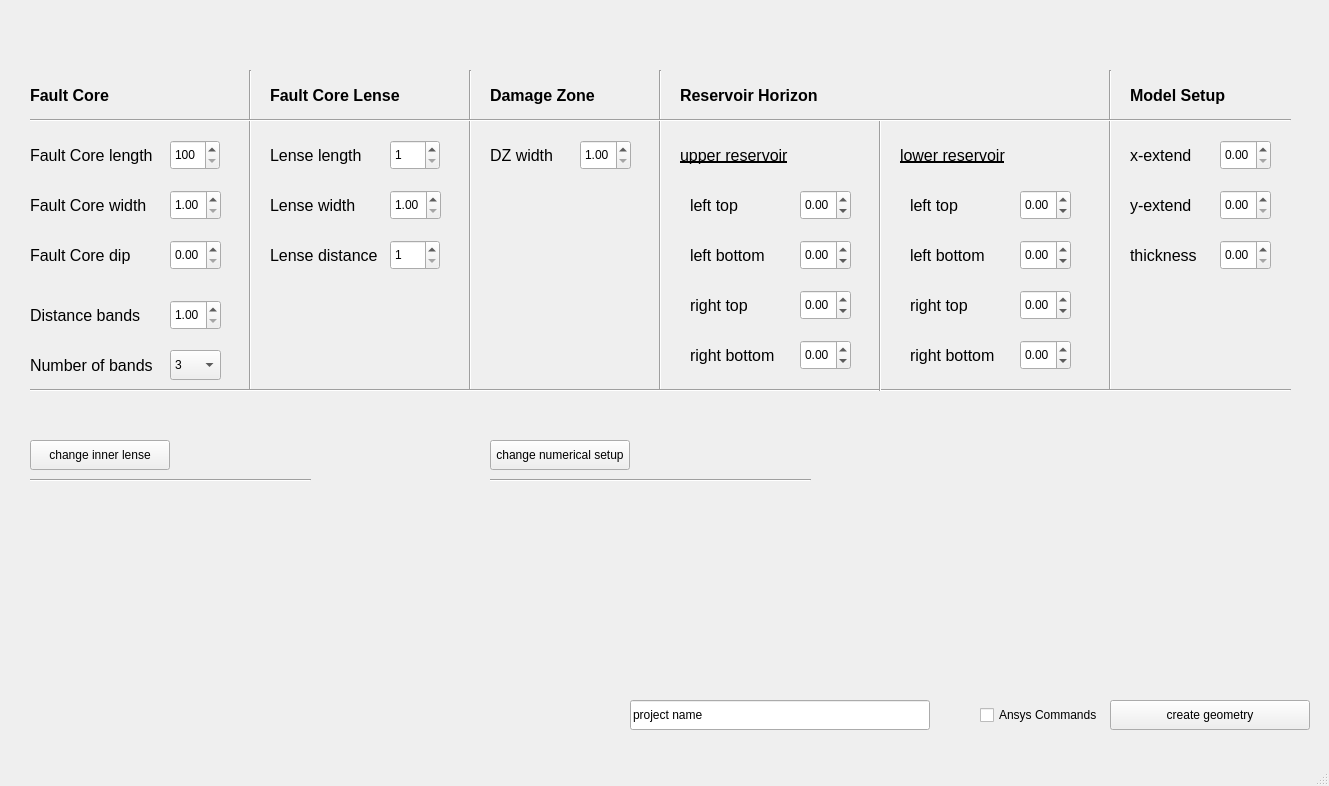
<?xml version="1.0" encoding="UTF-8"?>
<ui version="4.0">
 <class>MainWindow</class>
 <widget class="QMainWindow" name="MainWindow">
  <property name="geometry">
   <rect>
    <x>0</x>
    <y>0</y>
    <width>1329</width>
    <height>786</height>
   </rect>
  </property>
  <property name="windowTitle">
   <string>MainWindow</string>
  </property>
  <widget class="QWidget" name="centralwidget">
   <widget class="QLineEdit" name="project_name">
    <property name="geometry">
     <rect>
      <x>630</x>
      <y>700</y>
      <width>300</width>
      <height>30</height>
     </rect>
    </property>
    <property name="text">
     <string>project name</string>
    </property>
   </widget>
   <widget class="QPushButton" name="pb_select">
    <property name="geometry">
     <rect>
      <x>1110</x>
      <y>700</y>
      <width>200</width>
      <height>30</height>
     </rect>
    </property>
    <property name="text">
     <string>create geometry</string>
    </property>
   </widget>
   <widget class="QLabel" name="label_12">
    <property name="geometry">
     <rect>
      <x>30</x>
      <y>140</y>
      <width>131</width>
      <height>30</height>
     </rect>
    </property>
    <property name="font">
     <font>
      <pointsize>12</pointsize>
     </font>
    </property>
    <property name="text">
     <string>Fault Core length</string>
    </property>
   </widget>
   <widget class="Line" name="line_10">
    <property name="geometry">
     <rect>
      <x>490</x>
      <y>470</y>
      <width>321</width>
      <height>20</height>
     </rect>
    </property>
    <property name="orientation">
     <enum>Qt::Horizontal</enum>
    </property>
   </widget>
   <widget class="QLabel" name="label_45">
    <property name="geometry">
     <rect>
      <x>690</x>
      <y>340</y>
      <width>91</width>
      <height>30</height>
     </rect>
    </property>
    <property name="font">
     <font>
      <pointsize>12</pointsize>
     </font>
    </property>
    <property name="text">
     <string>right bottom</string>
    </property>
   </widget>
   <widget class="Line" name="line_3">
    <property name="geometry">
     <rect>
      <x>240</x>
      <y>70</y>
      <width>20</width>
      <height>321</height>
     </rect>
    </property>
    <property name="orientation">
     <enum>Qt::Vertical</enum>
    </property>
   </widget>
   <widget class="QDoubleSpinBox" name="res_up_right_bottom">
    <property name="geometry">
     <rect>
      <x>1020</x>
      <y>240</y>
      <width>51</width>
      <height>30</height>
     </rect>
    </property>
    <property name="decimals">
     <number>2</number>
    </property>
    <property name="minimum">
     <double>-100000.000000000000000</double>
    </property>
    <property name="maximum">
     <double>100000.000000000000000</double>
    </property>
    <property name="singleStep">
     <double>0.000000000000000</double>
    </property>
   </widget>
   <widget class="QDoubleSpinBox" name="res_low_left_bottom">
    <property name="geometry">
     <rect>
      <x>800</x>
      <y>340</y>
      <width>51</width>
      <height>30</height>
     </rect>
    </property>
    <property name="decimals">
     <number>2</number>
    </property>
    <property name="minimum">
     <double>-100000.000000000000000</double>
    </property>
    <property name="maximum">
     <double>100000.000000000000000</double>
    </property>
    <property name="singleStep">
     <double>0.000000000000000</double>
    </property>
   </widget>
   <widget class="QLabel" name="label_36">
    <property name="geometry">
     <rect>
      <x>910</x>
      <y>190</y>
      <width>71</width>
      <height>30</height>
     </rect>
    </property>
    <property name="font">
     <font>
      <pointsize>12</pointsize>
     </font>
    </property>
    <property name="text">
     <string>left top</string>
    </property>
   </widget>
   <widget class="QLabel" name="label_27">
    <property name="geometry">
     <rect>
      <x>1130</x>
      <y>190</y>
      <width>91</width>
      <height>30</height>
     </rect>
    </property>
    <property name="font">
     <font>
      <pointsize>12</pointsize>
     </font>
    </property>
    <property name="text">
     <string>y-extend</string>
    </property>
   </widget>
   <widget class="Line" name="line_4">
    <property name="geometry">
     <rect>
      <x>460</x>
      <y>70</y>
      <width>20</width>
      <height>321</height>
     </rect>
    </property>
    <property name="orientation">
     <enum>Qt::Vertical</enum>
    </property>
   </widget>
   <widget class="Line" name="line_9">
    <property name="geometry">
     <rect>
      <x>30</x>
      <y>470</y>
      <width>281</width>
      <height>20</height>
     </rect>
    </property>
    <property name="orientation">
     <enum>Qt::Horizontal</enum>
    </property>
   </widget>
   <widget class="QDoubleSpinBox" name="res_up_left_top">
    <property name="geometry">
     <rect>
      <x>800</x>
      <y>190</y>
      <width>51</width>
      <height>30</height>
     </rect>
    </property>
    <property name="decimals">
     <number>2</number>
    </property>
    <property name="minimum">
     <double>-100000.000000000000000</double>
    </property>
    <property name="maximum">
     <double>100000.000000000000000</double>
    </property>
    <property name="singleStep">
     <double>0.000000000000000</double>
    </property>
   </widget>
   <widget class="QLabel" name="label_34">
    <property name="geometry">
     <rect>
      <x>910</x>
      <y>340</y>
      <width>91</width>
      <height>30</height>
     </rect>
    </property>
    <property name="font">
     <font>
      <pointsize>12</pointsize>
     </font>
    </property>
    <property name="text">
     <string>right bottom</string>
    </property>
   </widget>
   <widget class="QDoubleSpinBox" name="fc_width">
    <property name="geometry">
     <rect>
      <x>170</x>
      <y>190</y>
      <width>51</width>
      <height>30</height>
     </rect>
    </property>
    <property name="decimals">
     <number>2</number>
    </property>
    <property name="minimum">
     <double>1.000000000000000</double>
    </property>
    <property name="maximum">
     <double>50.000000000000000</double>
    </property>
   </widget>
   <widget class="QSpinBox" name="fc_lense_length">
    <property name="geometry">
     <rect>
      <x>390</x>
      <y>140</y>
      <width>50</width>
      <height>30</height>
     </rect>
    </property>
    <property name="minimum">
     <number>1</number>
    </property>
    <property name="maximum">
     <number>100</number>
    </property>
    <property name="value">
     <number>1</number>
    </property>
   </widget>
   <widget class="QLabel" name="label_29">
    <property name="geometry">
     <rect>
      <x>900</x>
      <y>140</y>
      <width>121</width>
      <height>30</height>
     </rect>
    </property>
    <property name="font">
     <font>
      <pointsize>12</pointsize>
      <underline>true</underline>
     </font>
    </property>
    <property name="text">
     <string>lower reservoir</string>
    </property>
   </widget>
   <widget class="QLabel" name="label_26">
    <property name="geometry">
     <rect>
      <x>30</x>
      <y>300</y>
      <width>121</width>
      <height>30</height>
     </rect>
    </property>
    <property name="font">
     <font>
      <pointsize>12</pointsize>
     </font>
    </property>
    <property name="text">
     <string>Distance bands</string>
    </property>
   </widget>
   <widget class="QLabel" name="label_33">
    <property name="geometry">
     <rect>
      <x>690</x>
      <y>290</y>
      <width>71</width>
      <height>30</height>
     </rect>
    </property>
    <property name="font">
     <font>
      <pointsize>12</pointsize>
     </font>
    </property>
    <property name="text">
     <string>right top</string>
    </property>
   </widget>
   <widget class="Line" name="line_6">
    <property name="geometry">
     <rect>
      <x>1100</x>
      <y>70</y>
      <width>20</width>
      <height>321</height>
     </rect>
    </property>
    <property name="orientation">
     <enum>Qt::Vertical</enum>
    </property>
   </widget>
   <widget class="QDoubleSpinBox" name="fc_dist_bands">
    <property name="geometry">
     <rect>
      <x>170</x>
      <y>300</y>
      <width>51</width>
      <height>30</height>
     </rect>
    </property>
    <property name="decimals">
     <number>2</number>
    </property>
    <property name="minimum">
     <double>1.000000000000000</double>
    </property>
    <property name="maximum">
     <double>100.000000000000000</double>
    </property>
   </widget>
   <widget class="QDoubleSpinBox" name="res_low_right_top">
    <property name="geometry">
     <rect>
      <x>1020</x>
      <y>290</y>
      <width>51</width>
      <height>30</height>
     </rect>
    </property>
    <property name="decimals">
     <number>2</number>
    </property>
    <property name="minimum">
     <double>-100000.000000000000000</double>
    </property>
    <property name="maximum">
     <double>100000.000000000000000</double>
    </property>
    <property name="singleStep">
     <double>0.000000000000000</double>
    </property>
   </widget>
   <widget class="QDoubleSpinBox" name="res_low_left_top">
    <property name="geometry">
     <rect>
      <x>800</x>
      <y>290</y>
      <width>51</width>
      <height>30</height>
     </rect>
    </property>
    <property name="decimals">
     <number>2</number>
    </property>
    <property name="minimum">
     <double>-100000.000000000000000</double>
    </property>
    <property name="maximum">
     <double>100000.000000000000000</double>
    </property>
    <property name="singleStep">
     <double>0.000000000000000</double>
    </property>
   </widget>
   <widget class="QDoubleSpinBox" name="res_low_right_bottom">
    <property name="geometry">
     <rect>
      <x>1020</x>
      <y>340</y>
      <width>51</width>
      <height>30</height>
     </rect>
    </property>
    <property name="decimals">
     <number>2</number>
    </property>
    <property name="minimum">
     <double>-100000.000000000000000</double>
    </property>
    <property name="maximum">
     <double>100000.000000000000000</double>
    </property>
    <property name="singleStep">
     <double>0.000000000000000</double>
    </property>
   </widget>
   <widget class="QLabel" name="label_32">
    <property name="geometry">
     <rect>
      <x>680</x>
      <y>140</y>
      <width>121</width>
      <height>30</height>
     </rect>
    </property>
    <property name="font">
     <font>
      <pointsize>12</pointsize>
      <underline>true</underline>
     </font>
    </property>
    <property name="text">
     <string>upper reservoir</string>
    </property>
   </widget>
   <widget class="Line" name="line_5">
    <property name="geometry">
     <rect>
      <x>650</x>
      <y>70</y>
      <width>20</width>
      <height>321</height>
     </rect>
    </property>
    <property name="orientation">
     <enum>Qt::Vertical</enum>
    </property>
   </widget>
   <widget class="QPushButton" name="pb_innerlense">
    <property name="geometry">
     <rect>
      <x>30</x>
      <y>440</y>
      <width>140</width>
      <height>30</height>
     </rect>
    </property>
    <property name="text">
     <string>change inner lense</string>
    </property>
   </widget>
   <widget class="QLabel" name="label_15">
    <property name="geometry">
     <rect>
      <x>270</x>
      <y>140</y>
      <width>111</width>
      <height>30</height>
     </rect>
    </property>
    <property name="font">
     <font>
      <pointsize>12</pointsize>
     </font>
    </property>
    <property name="text">
     <string>Lense length</string>
    </property>
   </widget>
   <widget class="QLabel" name="label_16">
    <property name="geometry">
     <rect>
      <x>270</x>
      <y>190</y>
      <width>101</width>
      <height>30</height>
     </rect>
    </property>
    <property name="font">
     <font>
      <pointsize>12</pointsize>
     </font>
    </property>
    <property name="text">
     <string>Lense width</string>
    </property>
   </widget>
   <widget class="QDoubleSpinBox" name="my_extend">
    <property name="geometry">
     <rect>
      <x>1220</x>
      <y>190</y>
      <width>51</width>
      <height>30</height>
     </rect>
    </property>
    <property name="decimals">
     <number>2</number>
    </property>
    <property name="minimum">
     <double>0.000000000000000</double>
    </property>
    <property name="maximum">
     <double>1000000.000000000000000</double>
    </property>
    <property name="singleStep">
     <double>0.000000000000000</double>
    </property>
   </widget>
   <widget class="QStackedWidget" name="sw_numerical">
    <property name="geometry">
     <rect>
      <x>490</x>
      <y>480</y>
      <width>321</width>
      <height>191</height>
     </rect>
    </property>
    <property name="currentIndex">
     <number>0</number>
    </property>
    <widget class="QWidget" name="page_15"/>
    <widget class="QWidget" name="page_17">
     <widget class="QCheckBox" name="cbox_numsetup1">
      <property name="geometry">
       <rect>
        <x>210</x>
        <y>110</y>
        <width>151</width>
        <height>30</height>
       </rect>
      </property>
      <property name="text">
       <string>confirm change</string>
      </property>
     </widget>
     <widget class="QLabel" name="label_50">
      <property name="geometry">
       <rect>
        <x>20</x>
        <y>10</y>
        <width>191</width>
        <height>30</height>
       </rect>
      </property>
      <property name="font">
       <font>
        <pointsize>12</pointsize>
       </font>
      </property>
      <property name="text">
       <string>lense circle points</string>
      </property>
     </widget>
     <widget class="QSpinBox" name="dz_tip_points1">
      <property name="geometry">
       <rect>
        <x>210</x>
        <y>60</y>
        <width>71</width>
        <height>30</height>
       </rect>
      </property>
      <property name="minimum">
       <number>1</number>
      </property>
      <property name="maximum">
       <number>20</number>
      </property>
      <property name="value">
       <number>1</number>
      </property>
     </widget>
     <widget class="QLabel" name="label_52">
      <property name="geometry">
       <rect>
        <x>20</x>
        <y>60</y>
        <width>191</width>
        <height>30</height>
       </rect>
      </property>
      <property name="font">
       <font>
        <pointsize>12</pointsize>
       </font>
      </property>
      <property name="text">
       <string>damage zone tip points</string>
      </property>
     </widget>
     <widget class="QSpinBox" name="circle_points1">
      <property name="geometry">
       <rect>
        <x>210</x>
        <y>10</y>
        <width>71</width>
        <height>30</height>
       </rect>
      </property>
      <property name="minimum">
       <number>1</number>
      </property>
      <property name="maximum">
       <number>20</number>
      </property>
      <property name="value">
       <number>1</number>
      </property>
     </widget>
    </widget>
   </widget>
   <widget class="QDoubleSpinBox" name="fc_dip">
    <property name="geometry">
     <rect>
      <x>170</x>
      <y>240</y>
      <width>51</width>
      <height>30</height>
     </rect>
    </property>
    <property name="decimals">
     <number>2</number>
    </property>
    <property name="minimum">
     <double>0.000000000000000</double>
    </property>
    <property name="maximum">
     <double>90.000000000000000</double>
    </property>
   </widget>
   <widget class="QLabel" name="label_30">
    <property name="geometry">
     <rect>
      <x>690</x>
      <y>190</y>
      <width>71</width>
      <height>30</height>
     </rect>
    </property>
    <property name="font">
     <font>
      <pointsize>12</pointsize>
     </font>
    </property>
    <property name="text">
     <string>left top</string>
    </property>
   </widget>
   <widget class="QDoubleSpinBox" name="m_thickness">
    <property name="geometry">
     <rect>
      <x>1220</x>
      <y>240</y>
      <width>51</width>
      <height>30</height>
     </rect>
    </property>
    <property name="decimals">
     <number>2</number>
    </property>
    <property name="minimum">
     <double>0.000000000000000</double>
    </property>
    <property name="maximum">
     <double>100.000000000000000</double>
    </property>
    <property name="singleStep">
     <double>0.000000000000000</double>
    </property>
   </widget>
   <widget class="QLabel" name="label_28">
    <property name="geometry">
     <rect>
      <x>1130</x>
      <y>140</y>
      <width>91</width>
      <height>30</height>
     </rect>
    </property>
    <property name="font">
     <font>
      <pointsize>12</pointsize>
     </font>
    </property>
    <property name="text">
     <string>x-extend</string>
    </property>
   </widget>
   <widget class="QPushButton" name="pb_numerical">
    <property name="geometry">
     <rect>
      <x>490</x>
      <y>440</y>
      <width>140</width>
      <height>30</height>
     </rect>
    </property>
    <property name="text">
     <string>change numerical setup</string>
    </property>
   </widget>
   <widget class="QDoubleSpinBox" name="mx_extend">
    <property name="geometry">
     <rect>
      <x>1220</x>
      <y>140</y>
      <width>51</width>
      <height>30</height>
     </rect>
    </property>
    <property name="decimals">
     <number>2</number>
    </property>
    <property name="minimum">
     <double>0.000000000000000</double>
    </property>
    <property name="maximum">
     <double>1000000.000000000000000</double>
    </property>
    <property name="singleStep">
     <double>0.000000000000000</double>
    </property>
   </widget>
   <widget class="QDoubleSpinBox" name="dz_width">
    <property name="geometry">
     <rect>
      <x>580</x>
      <y>140</y>
      <width>51</width>
      <height>30</height>
     </rect>
    </property>
    <property name="decimals">
     <number>2</number>
    </property>
    <property name="minimum">
     <double>1.000000000000000</double>
    </property>
    <property name="maximum">
     <double>500.000000000000000</double>
    </property>
   </widget>
   <widget class="QLabel" name="label_31">
    <property name="geometry">
     <rect>
      <x>690</x>
      <y>240</y>
      <width>91</width>
      <height>30</height>
     </rect>
    </property>
    <property name="font">
     <font>
      <pointsize>12</pointsize>
     </font>
    </property>
    <property name="text">
     <string>left bottom</string>
    </property>
   </widget>
   <widget class="QLabel" name="label_9">
    <property name="geometry">
     <rect>
      <x>490</x>
      <y>80</y>
      <width>151</width>
      <height>30</height>
     </rect>
    </property>
    <property name="font">
     <font>
      <pointsize>12</pointsize>
      <weight>75</weight>
      <bold>true</bold>
     </font>
    </property>
    <property name="text">
     <string>Damage Zone</string>
    </property>
   </widget>
   <widget class="QLabel" name="label_24">
    <property name="geometry">
     <rect>
      <x>490</x>
      <y>140</y>
      <width>81</width>
      <height>30</height>
     </rect>
    </property>
    <property name="font">
     <font>
      <pointsize>12</pointsize>
     </font>
    </property>
    <property name="text">
     <string>DZ width</string>
    </property>
   </widget>
   <widget class="Line" name="line_8">
    <property name="geometry">
     <rect>
      <x>30</x>
      <y>380</y>
      <width>1261</width>
      <height>20</height>
     </rect>
    </property>
    <property name="orientation">
     <enum>Qt::Horizontal</enum>
    </property>
   </widget>
   <widget class="Line" name="line_7">
    <property name="geometry">
     <rect>
      <x>870</x>
      <y>120</y>
      <width>20</width>
      <height>271</height>
     </rect>
    </property>
    <property name="orientation">
     <enum>Qt::Vertical</enum>
    </property>
   </widget>
   <widget class="Line" name="line_2">
    <property name="geometry">
     <rect>
      <x>30</x>
      <y>110</y>
      <width>1261</width>
      <height>20</height>
     </rect>
    </property>
    <property name="orientation">
     <enum>Qt::Horizontal</enum>
    </property>
   </widget>
   <widget class="QDoubleSpinBox" name="res_up_left_bottom">
    <property name="geometry">
     <rect>
      <x>800</x>
      <y>240</y>
      <width>51</width>
      <height>30</height>
     </rect>
    </property>
    <property name="decimals">
     <number>2</number>
    </property>
    <property name="minimum">
     <double>-100000.000000000000000</double>
    </property>
    <property name="maximum">
     <double>100000.000000000000000</double>
    </property>
    <property name="singleStep">
     <double>0.000000000000000</double>
    </property>
   </widget>
   <widget class="QDoubleSpinBox" name="fc_lense_width">
    <property name="geometry">
     <rect>
      <x>390</x>
      <y>190</y>
      <width>51</width>
      <height>30</height>
     </rect>
    </property>
    <property name="decimals">
     <number>2</number>
    </property>
    <property name="minimum">
     <double>1.000000000000000</double>
    </property>
    <property name="maximum">
     <double>50.000000000000000</double>
    </property>
   </widget>
   <widget class="QSpinBox" name="fc_length">
    <property name="geometry">
     <rect>
      <x>170</x>
      <y>140</y>
      <width>50</width>
      <height>30</height>
     </rect>
    </property>
    <property name="minimum">
     <number>100</number>
    </property>
    <property name="maximum">
     <number>100000</number>
    </property>
   </widget>
   <widget class="QLabel" name="label_7">
    <property name="geometry">
     <rect>
      <x>30</x>
      <y>80</y>
      <width>100</width>
      <height>30</height>
     </rect>
    </property>
    <property name="font">
     <font>
      <pointsize>12</pointsize>
      <weight>75</weight>
      <bold>true</bold>
     </font>
    </property>
    <property name="text">
     <string>Fault Core</string>
    </property>
   </widget>
   <widget class="QLabel" name="label_37">
    <property name="geometry">
     <rect>
      <x>910</x>
      <y>290</y>
      <width>71</width>
      <height>30</height>
     </rect>
    </property>
    <property name="font">
     <font>
      <pointsize>12</pointsize>
     </font>
    </property>
    <property name="text">
     <string>right top</string>
    </property>
   </widget>
   <widget class="QLabel" name="label_25">
    <property name="geometry">
     <rect>
      <x>1130</x>
      <y>240</y>
      <width>81</width>
      <height>30</height>
     </rect>
    </property>
    <property name="font">
     <font>
      <pointsize>12</pointsize>
     </font>
    </property>
    <property name="text">
     <string>thickness</string>
    </property>
   </widget>
   <widget class="QLabel" name="label_14">
    <property name="geometry">
     <rect>
      <x>30</x>
      <y>240</y>
      <width>121</width>
      <height>30</height>
     </rect>
    </property>
    <property name="font">
     <font>
      <pointsize>12</pointsize>
     </font>
    </property>
    <property name="text">
     <string>Fault Core dip</string>
    </property>
   </widget>
   <widget class="QLabel" name="label_13">
    <property name="geometry">
     <rect>
      <x>30</x>
      <y>190</y>
      <width>141</width>
      <height>30</height>
     </rect>
    </property>
    <property name="font">
     <font>
      <pointsize>12</pointsize>
     </font>
    </property>
    <property name="text">
     <string>Fault Core width</string>
    </property>
   </widget>
   <widget class="QLabel" name="label_10">
    <property name="geometry">
     <rect>
      <x>680</x>
      <y>80</y>
      <width>151</width>
      <height>30</height>
     </rect>
    </property>
    <property name="font">
     <font>
      <pointsize>12</pointsize>
      <weight>75</weight>
      <bold>true</bold>
     </font>
    </property>
    <property name="text">
     <string>Reservoir Horizon</string>
    </property>
   </widget>
   <widget class="QLabel" name="label_11">
    <property name="geometry">
     <rect>
      <x>1130</x>
      <y>80</y>
      <width>151</width>
      <height>30</height>
     </rect>
    </property>
    <property name="font">
     <font>
      <pointsize>12</pointsize>
      <weight>75</weight>
      <bold>true</bold>
     </font>
    </property>
    <property name="text">
     <string>Model Setup</string>
    </property>
   </widget>
   <widget class="QStackedWidget" name="sw_innerlense">
    <property name="geometry">
     <rect>
      <x>30</x>
      <y>480</y>
      <width>281</width>
      <height>141</height>
     </rect>
    </property>
    <property name="currentIndex">
     <number>0</number>
    </property>
    <widget class="QWidget" name="page_13"/>
    <widget class="QWidget" name="page_14">
     <widget class="QLabel" name="label_22">
      <property name="geometry">
       <rect>
        <x>10</x>
        <y>60</y>
        <width>151</width>
        <height>30</height>
       </rect>
      </property>
      <property name="font">
       <font>
        <pointsize>12</pointsize>
       </font>
      </property>
      <property name="text">
       <string>inner lense width</string>
      </property>
     </widget>
     <widget class="QLabel" name="label_23">
      <property name="geometry">
       <rect>
        <x>10</x>
        <y>10</y>
        <width>151</width>
        <height>30</height>
       </rect>
      </property>
      <property name="font">
       <font>
        <pointsize>12</pointsize>
       </font>
      </property>
      <property name="text">
       <string>inner lense length</string>
      </property>
     </widget>
     <widget class="QCheckBox" name="box_ilense">
      <property name="geometry">
       <rect>
        <x>170</x>
        <y>110</y>
        <width>120</width>
        <height>30</height>
       </rect>
      </property>
      <property name="text">
       <string>confirm change</string>
      </property>
     </widget>
     <widget class="QDoubleSpinBox" name="inlense_l">
      <property name="geometry">
       <rect>
        <x>170</x>
        <y>10</y>
        <width>51</width>
        <height>30</height>
       </rect>
      </property>
      <property name="decimals">
       <number>2</number>
      </property>
      <property name="minimum">
       <double>0.000000000000000</double>
      </property>
      <property name="maximum">
       <double>100.000000000000000</double>
      </property>
     </widget>
     <widget class="QDoubleSpinBox" name="inlense_w">
      <property name="geometry">
       <rect>
        <x>170</x>
        <y>60</y>
        <width>51</width>
        <height>30</height>
       </rect>
      </property>
      <property name="decimals">
       <number>2</number>
      </property>
      <property name="minimum">
       <double>0.000000000000000</double>
      </property>
      <property name="maximum">
       <double>50.000000000000000</double>
      </property>
      <property name="value">
       <double>1.000000000000000</double>
      </property>
     </widget>
    </widget>
   </widget>
   <widget class="QLabel" name="label_35">
    <property name="geometry">
     <rect>
      <x>910</x>
      <y>240</y>
      <width>91</width>
      <height>30</height>
     </rect>
    </property>
    <property name="font">
     <font>
      <pointsize>12</pointsize>
     </font>
    </property>
    <property name="text">
     <string>left bottom</string>
    </property>
   </widget>
   <widget class="QLabel" name="label_8">
    <property name="geometry">
     <rect>
      <x>270</x>
      <y>80</y>
      <width>151</width>
      <height>30</height>
     </rect>
    </property>
    <property name="font">
     <font>
      <pointsize>12</pointsize>
      <weight>75</weight>
      <bold>true</bold>
     </font>
    </property>
    <property name="text">
     <string>Fault Core Lense</string>
    </property>
   </widget>
   <widget class="QDoubleSpinBox" name="res_up_right_top">
    <property name="geometry">
     <rect>
      <x>1020</x>
      <y>190</y>
      <width>51</width>
      <height>30</height>
     </rect>
    </property>
    <property name="decimals">
     <number>2</number>
    </property>
    <property name="minimum">
     <double>-100000.000000000000000</double>
    </property>
    <property name="maximum">
     <double>100000.000000000000000</double>
    </property>
    <property name="singleStep">
     <double>0.000000000000000</double>
    </property>
   </widget>
   <widget class="QLabel" name="label_49">
    <property name="geometry">
     <rect>
      <x>30</x>
      <y>350</y>
      <width>131</width>
      <height>30</height>
     </rect>
    </property>
    <property name="font">
     <font>
      <pointsize>12</pointsize>
     </font>
    </property>
    <property name="text">
     <string>Number of bands</string>
    </property>
   </widget>
   <widget class="QComboBox" name="numb_bands">
    <property name="geometry">
     <rect>
      <x>170</x>
      <y>350</y>
      <width>51</width>
      <height>30</height>
     </rect>
    </property>
    <item>
     <property name="text">
      <string>3</string>
     </property>
    </item>
   </widget>
   <widget class="QCheckBox" name="ans_outwrite">
    <property name="geometry">
     <rect>
      <x>980</x>
      <y>700</y>
      <width>121</width>
      <height>30</height>
     </rect>
    </property>
    <property name="text">
     <string>Ansys Commands</string>
    </property>
   </widget>
   <widget class="QSpinBox" name="fc_lense_dist">
    <property name="geometry">
     <rect>
      <x>390</x>
      <y>240</y>
      <width>50</width>
      <height>30</height>
     </rect>
    </property>
    <property name="minimum">
     <number>1</number>
    </property>
    <property name="maximum">
     <number>10000</number>
    </property>
    <property name="value">
     <number>1</number>
    </property>
   </widget>
   <widget class="QLabel" name="label_17">
    <property name="geometry">
     <rect>
      <x>270</x>
      <y>240</y>
      <width>111</width>
      <height>30</height>
     </rect>
    </property>
    <property name="font">
     <font>
      <pointsize>12</pointsize>
     </font>
    </property>
    <property name="text">
     <string>Lense distance</string>
    </property>
   </widget>
  </widget>
  <widget class="QMenuBar" name="menubar">
   <property name="geometry">
    <rect>
     <x>0</x>
     <y>0</y>
     <width>1329</width>
     <height>21</height>
    </rect>
   </property>
  </widget>
  <widget class="QStatusBar" name="statusbar"/>
 </widget>
 <tabstops>
  <tabstop>fc_length</tabstop>
  <tabstop>fc_width</tabstop>
  <tabstop>fc_dip</tabstop>
  <tabstop>fc_dist_bands</tabstop>
  <tabstop>numb_bands</tabstop>
  <tabstop>fc_lense_length</tabstop>
  <tabstop>fc_lense_width</tabstop>
  <tabstop>dz_width</tabstop>
  <tabstop>res_up_left_top</tabstop>
  <tabstop>res_up_left_bottom</tabstop>
  <tabstop>res_low_left_top</tabstop>
  <tabstop>res_low_left_bottom</tabstop>
  <tabstop>res_up_right_top</tabstop>
  <tabstop>res_up_right_bottom</tabstop>
  <tabstop>res_low_right_top</tabstop>
  <tabstop>res_low_right_bottom</tabstop>
  <tabstop>mx_extend</tabstop>
  <tabstop>my_extend</tabstop>
  <tabstop>m_thickness</tabstop>
  <tabstop>pb_innerlense</tabstop>
  <tabstop>inlense_l</tabstop>
  <tabstop>inlense_w</tabstop>
  <tabstop>box_ilense</tabstop>
  <tabstop>pb_numerical</tabstop>
  <tabstop>project_name</tabstop>
  <tabstop>ans_outwrite</tabstop>
  <tabstop>pb_select</tabstop>
  <tabstop>circle_points1</tabstop>
  <tabstop>dz_tip_points1</tabstop>
  <tabstop>fc_lense_dist</tabstop>
  <tabstop>cbox_numsetup1</tabstop>
 </tabstops>
 <resources/>
 <connections/>
</ui>
